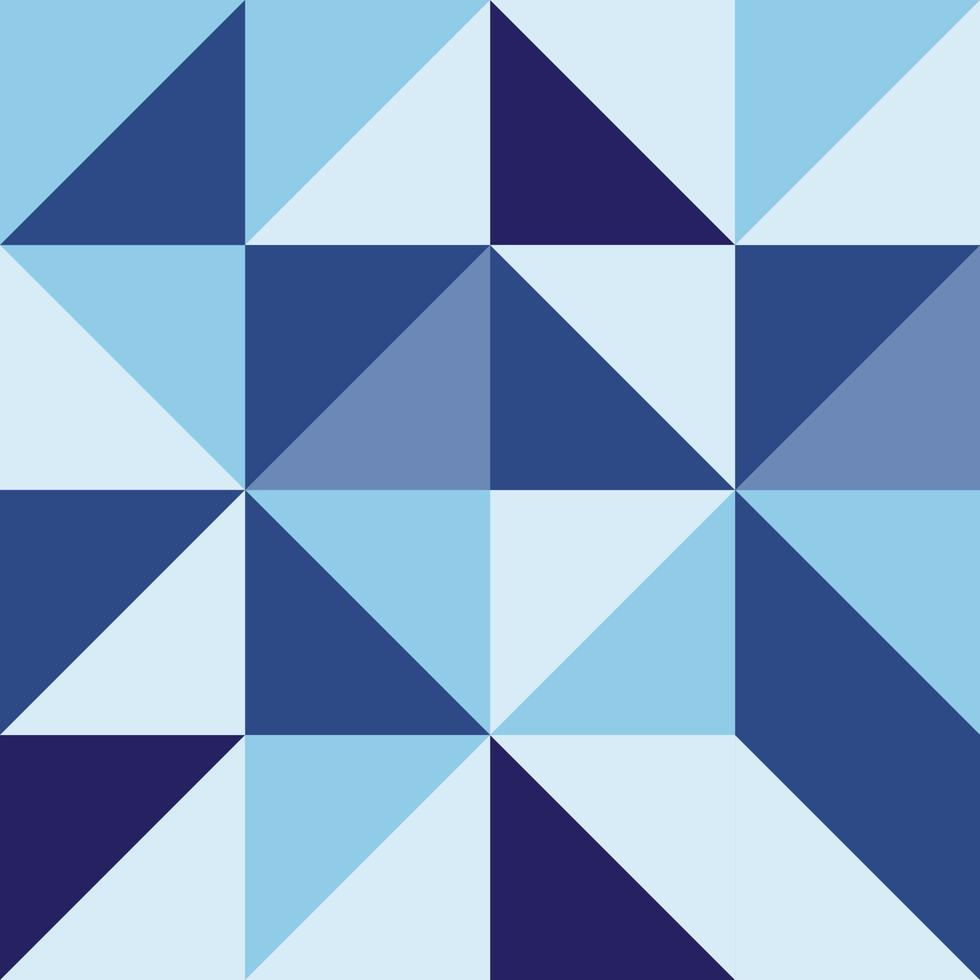
#> input picture IITD Assignments Megha 2024/30_Harris_Corner/corn.jpg, 980 x 980 px
$ python 'Harris Corner(30).py'   (older library calls are emulated)
#> lines starting #> are read from the running program, lines starting #| are printed output that depends on the picture; after the words box and inside, x2 and y2 are one past the last pixel; in counts of white or black regions, pixels touching at a corner belong together
#> further down, image is the input picture: shape (980, 980, 3); mean B, G, R 197, 162, 132.2
#!/usr/bin/env python
# coding: utf-8

# In[2]:


import numpy as np
import cv2
import matplotlib.pyplot as plt


def harris_corner_detection(image, block_size=2, ksize=3, k=0.04):

  # Convert the image to grayscale
#> called with block_size = 2, ksize = 3, k = 0.04
  gray = cv2.cvtColor(image, cv2.COLOR_BGR2GRAY)

  # Calculate the gradient images
  Ix = cv2.Sobel(gray, cv2.CV_64F, 1, 0, ksize=ksize)
  Iy = cv2.Sobel(gray, cv2.CV_64F, 0, 1, ksize=ksize)
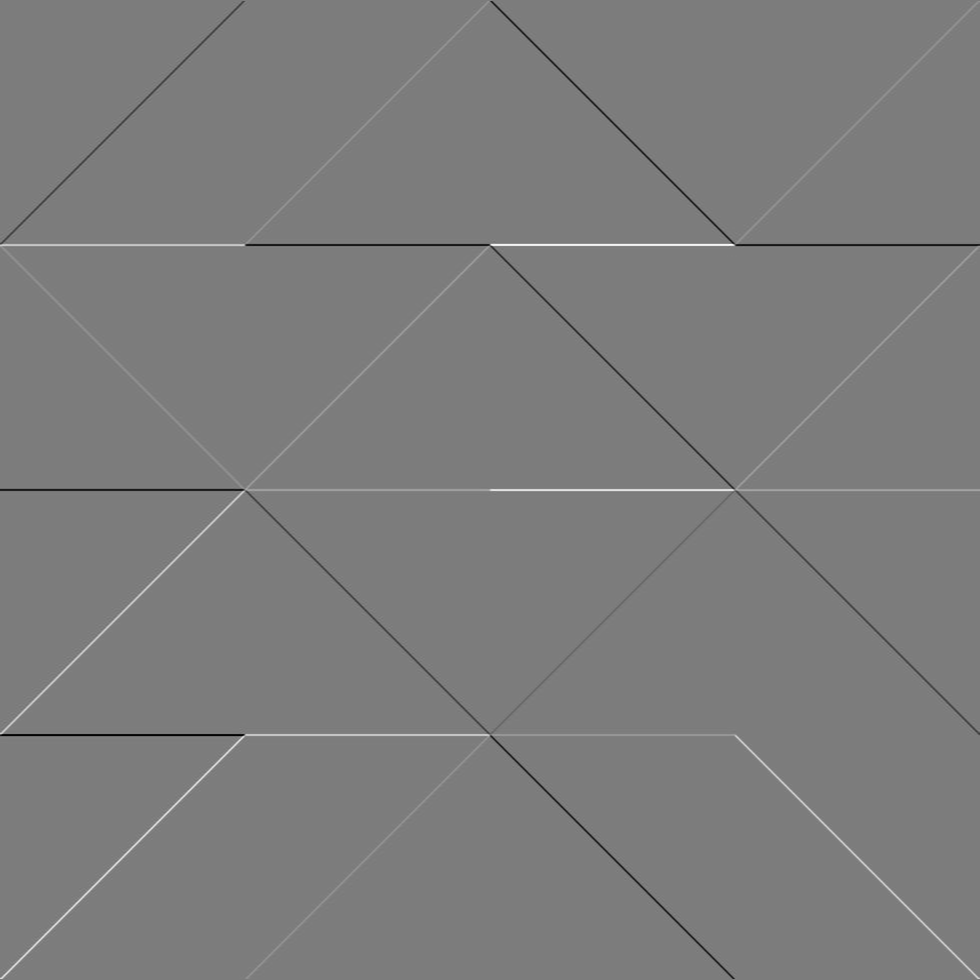
#> Iy: shape (980, 980) float64; min -760, max 791, mean -0.1; drawn with min black and max white

  # Calculate the covariance matrix
  Ix2 = Ix * Ix
  Iy2 = Iy * Iy
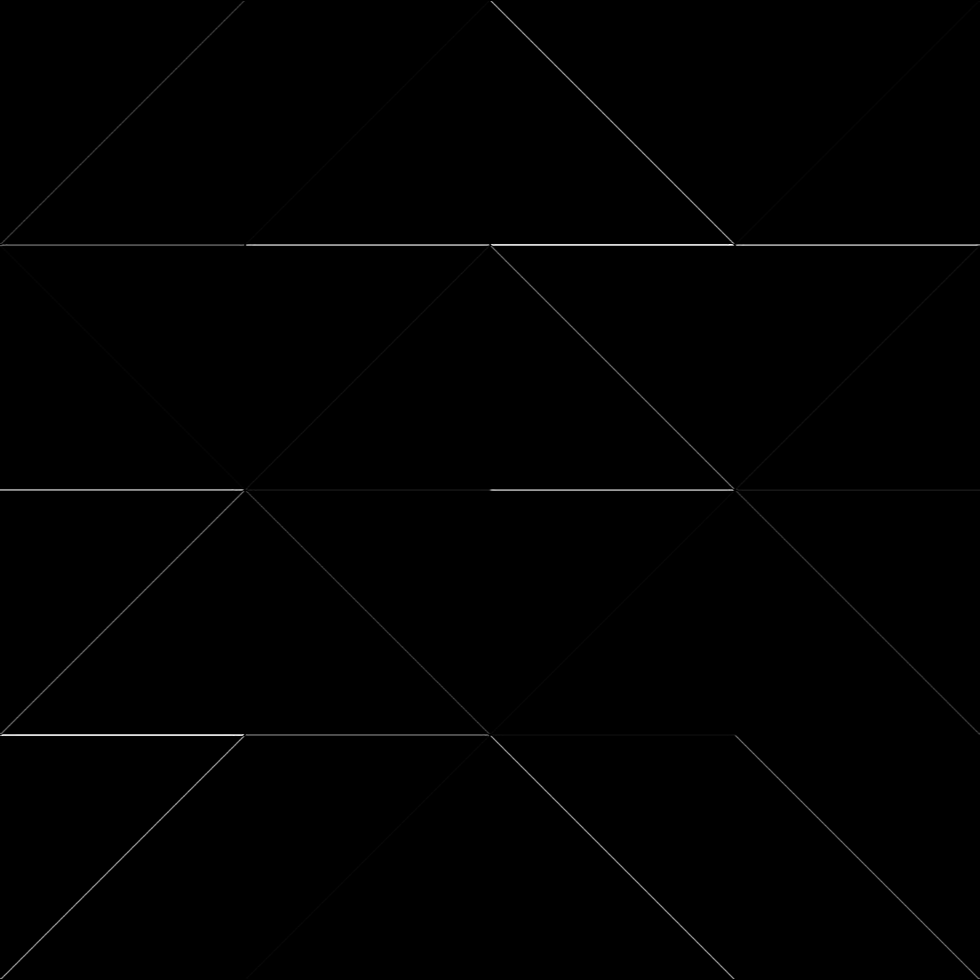
#> Iy2: shape (980, 980) float64; min 0, max 625681, mean 2577.3; drawn with min black and max white
  Ixy = Ix * Iy

  # Apply Gaussian smoothing to the covariance matrix elements
  Ix2 = cv2.GaussianBlur(Ix2, (ksize, ksize), 0)
  Iy2 = cv2.GaussianBlur(Iy2, (ksize, ksize), 0)
  Ixy = cv2.GaussianBlur(Ixy, (ksize, ksize), 0)

  # Calculate the Harris corner response
  R = (Ix2 * Iy2 - Ixy * Ixy) - k * (Ix2 + Iy2) * (Ix2 + Iy2)
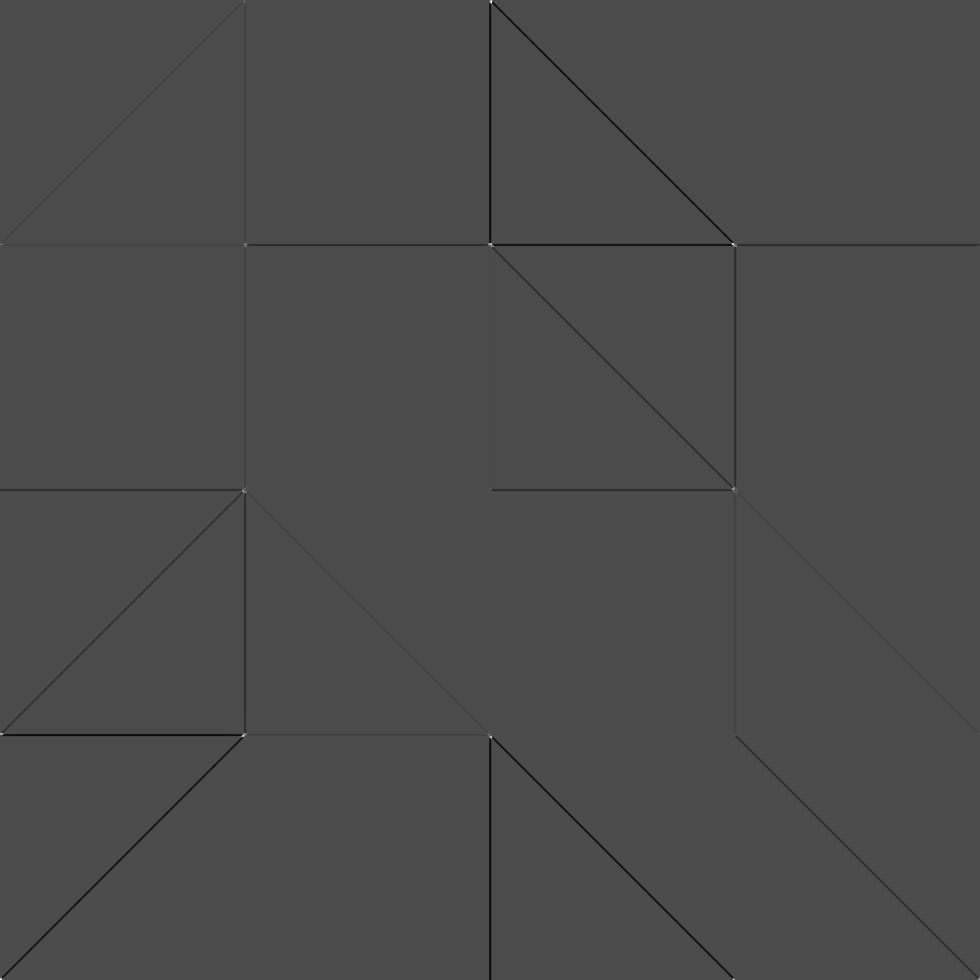
#> R: shape (980, 980) float64; min -7.44e+09, max 1.78e+10, mean -41083537.6; drawn with min black and max white

  # Apply thresholding to find potential corners
  threshold = 0.01 * np.max(R)
#> threshold = 177763791.8
  corners = np.where(R > threshold)
#> corners = 260 positions, rows 0 to 979, columns 0 to 979

  return list(zip(corners[1], corners[0]))


# In[4]:


# Load the image
image = cv2.imread("corn.jpg")

# Perform Harris corner detection
corners = harris_corner_detection(image)
#> corners = 260 pairs, first value 0 to 979, second value 0 to 979

# Draw the detected corners on the image
for corner in corners:
  cv2.circle(image, corner, 10, (0, 0, 255), -1)
#> this loop made 260 passes
#> corner on passes 1 to 3: (242, 0), (243, 0), (244, 0)
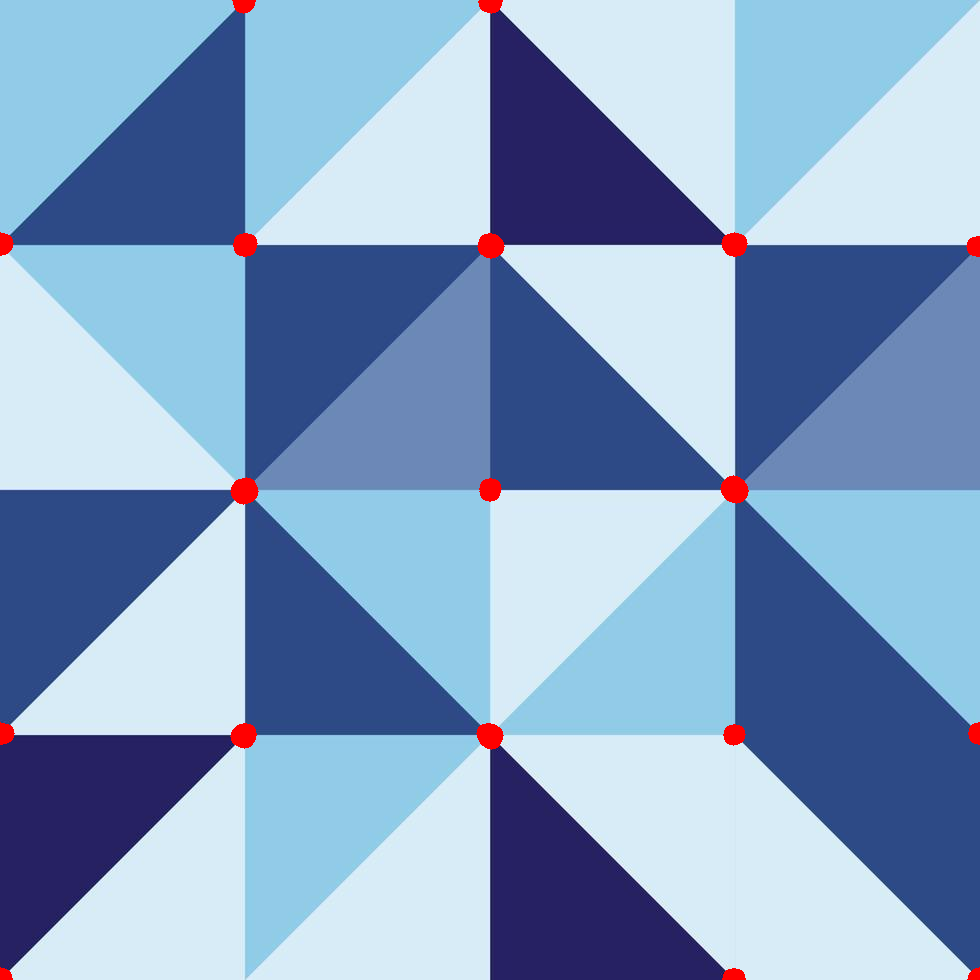
#> image: shape (980, 980, 3); 0.67% of pixels changed, all inside (x1, y1, x2, y2) = (0, 0, 980, 980)

# Display the result
plt.imshow(image)


# In[ ]:
